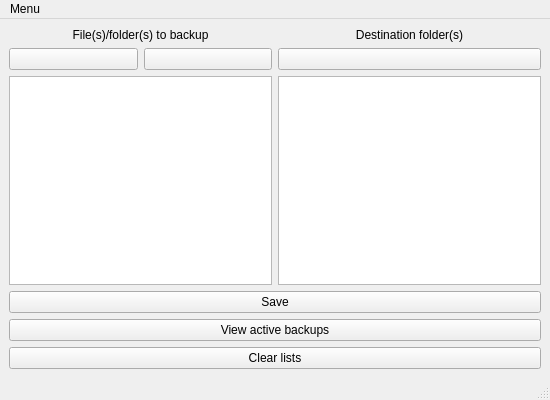
<?xml version="1.0" encoding="UTF-8"?>
<ui version="4.0">
 <class>MainWindow</class>
 <widget class="QMainWindow" name="MainWindow">
  <property name="geometry">
   <rect>
    <x>0</x>
    <y>0</y>
    <width>550</width>
    <height>400</height>
   </rect>
  </property>
  <property name="minimumSize">
   <size>
    <width>550</width>
    <height>400</height>
   </size>
  </property>
  <property name="maximumSize">
   <size>
    <width>1200</width>
    <height>800</height>
   </size>
  </property>
  <property name="windowTitle">
   <string>Auto Backup</string>
  </property>
  <widget class="QWidget" name="centralwidget">
   <property name="sizePolicy">
    <sizepolicy hsizetype="Preferred" vsizetype="Preferred">
     <horstretch>0</horstretch>
     <verstretch>0</verstretch>
    </sizepolicy>
   </property>
   <property name="minimumSize">
    <size>
     <width>0</width>
     <height>350</height>
    </size>
   </property>
   <layout class="QVBoxLayout" name="verticalLayout_5">
    <item>
     <layout class="QVBoxLayout" name="verticalLayout_4">
      <item>
       <layout class="QHBoxLayout" name="horizontalLayout_2">
        <item>
         <layout class="QVBoxLayout" name="verticalLayout">
          <item>
           <widget class="QLabel" name="label">
            <property name="sizePolicy">
             <sizepolicy hsizetype="Minimum" vsizetype="Preferred">
              <horstretch>0</horstretch>
              <verstretch>0</verstretch>
             </sizepolicy>
            </property>
            <property name="text">
             <string>File(s)/folder(s) to backup</string>
            </property>
            <property name="alignment">
             <set>Qt::AlignCenter</set>
            </property>
           </widget>
          </item>
          <item>
           <layout class="QHBoxLayout" name="horizontalLayout">
            <property name="sizeConstraint">
             <enum>QLayout::SetFixedSize</enum>
            </property>
            <item>
             <widget class="QPushButton" name="Button_source_folder">
              <property name="sizePolicy">
               <sizepolicy hsizetype="Preferred" vsizetype="Maximum">
                <horstretch>0</horstretch>
                <verstretch>0</verstretch>
               </sizepolicy>
              </property>
              <property name="text">
               <string/>
              </property>
             </widget>
            </item>
            <item>
             <widget class="QPushButton" name="Button_source_files">
              <property name="sizePolicy">
               <sizepolicy hsizetype="Preferred" vsizetype="Maximum">
                <horstretch>0</horstretch>
                <verstretch>0</verstretch>
               </sizepolicy>
              </property>
              <property name="text">
               <string/>
              </property>
             </widget>
            </item>
           </layout>
          </item>
          <item>
           <widget class="QListWidget" name="list_source">
            <property name="enabled">
             <bool>true</bool>
            </property>
            <property name="sizePolicy">
             <sizepolicy hsizetype="Expanding" vsizetype="Expanding">
              <horstretch>0</horstretch>
              <verstretch>0</verstretch>
             </sizepolicy>
            </property>
            <property name="minimumSize">
             <size>
              <width>0</width>
              <height>100</height>
             </size>
            </property>
            <property name="baseSize">
             <size>
              <width>0</width>
              <height>0</height>
             </size>
            </property>
            <property name="sizeAdjustPolicy">
             <enum>QAbstractScrollArea::AdjustIgnored</enum>
            </property>
            <property name="dragEnabled">
             <bool>true</bool>
            </property>
            <property name="resizeMode">
             <enum>QListView::Adjust</enum>
            </property>
           </widget>
          </item>
         </layout>
        </item>
        <item>
         <layout class="QVBoxLayout" name="verticalLayout_2">
          <item>
           <widget class="QLabel" name="label_2">
            <property name="sizePolicy">
             <sizepolicy hsizetype="Minimum" vsizetype="Preferred">
              <horstretch>0</horstretch>
              <verstretch>0</verstretch>
             </sizepolicy>
            </property>
            <property name="text">
             <string>Destination folder(s)</string>
            </property>
            <property name="alignment">
             <set>Qt::AlignCenter</set>
            </property>
           </widget>
          </item>
          <item>
           <widget class="QPushButton" name="Button_dest">
            <property name="sizePolicy">
             <sizepolicy hsizetype="Preferred" vsizetype="Preferred">
              <horstretch>0</horstretch>
              <verstretch>0</verstretch>
             </sizepolicy>
            </property>
            <property name="text">
             <string/>
            </property>
           </widget>
          </item>
          <item>
           <widget class="QListWidget" name="list_dest">
            <property name="enabled">
             <bool>true</bool>
            </property>
            <property name="sizePolicy">
             <sizepolicy hsizetype="Expanding" vsizetype="Expanding">
              <horstretch>0</horstretch>
              <verstretch>0</verstretch>
             </sizepolicy>
            </property>
            <property name="minimumSize">
             <size>
              <width>0</width>
              <height>100</height>
             </size>
            </property>
            <property name="baseSize">
             <size>
              <width>0</width>
              <height>0</height>
             </size>
            </property>
            <property name="sizeAdjustPolicy">
             <enum>QAbstractScrollArea::AdjustIgnored</enum>
            </property>
            <property name="resizeMode">
             <enum>QListView::Adjust</enum>
            </property>
           </widget>
          </item>
         </layout>
        </item>
       </layout>
      </item>
      <item>
       <layout class="QVBoxLayout" name="verticalLayout_3">
        <item>
         <widget class="QPushButton" name="Button_start">
          <property name="sizePolicy">
           <sizepolicy hsizetype="Minimum" vsizetype="Preferred">
            <horstretch>0</horstretch>
            <verstretch>0</verstretch>
           </sizepolicy>
          </property>
          <property name="text">
           <string>Save</string>
          </property>
         </widget>
        </item>
        <item>
         <widget class="QPushButton" name="Button_view_active">
          <property name="sizePolicy">
           <sizepolicy hsizetype="Minimum" vsizetype="Preferred">
            <horstretch>0</horstretch>
            <verstretch>0</verstretch>
           </sizepolicy>
          </property>
          <property name="text">
           <string>View active backups</string>
          </property>
         </widget>
        </item>
        <item>
         <widget class="QPushButton" name="Button_clear">
          <property name="sizePolicy">
           <sizepolicy hsizetype="Preferred" vsizetype="Fixed">
            <horstretch>0</horstretch>
            <verstretch>0</verstretch>
           </sizepolicy>
          </property>
          <property name="text">
           <string>Clear lists</string>
          </property>
         </widget>
        </item>
       </layout>
      </item>
     </layout>
    </item>
   </layout>
  </widget>
  <widget class="QMenuBar" name="menubar">
   <property name="geometry">
    <rect>
     <x>0</x>
     <y>0</y>
     <width>550</width>
     <height>21</height>
    </rect>
   </property>
   <widget class="QMenu" name="menuMenu">
    <property name="title">
     <string>Menu</string>
    </property>
    <addaction name="MenuDarkmode"/>
   </widget>
   <addaction name="menuMenu"/>
  </widget>
  <widget class="QStatusBar" name="footer">
   <property name="layoutDirection">
    <enum>Qt::LeftToRight</enum>
   </property>
  </widget>
  <action name="MenuDarkmode">
   <property name="checkable">
    <bool>true</bool>
   </property>
   <property name="checked">
    <bool>true</bool>
   </property>
   <property name="text">
    <string>Darkmode</string>
   </property>
  </action>
 </widget>
 <resources/>
 <connections/>
</ui>
